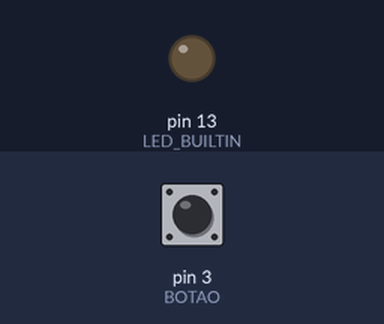
Simulated run of this sketch. Board: Arduino Uno, built with avr-gcc and run on an emulated ATmega328P. Parts: output pins drawn as LEDs (lit = HIGH). The inputs (shaded band) are chosen by the test bench; at power-on: pin 3 (BOTAO) HIGH. EEPROM starts erased.

Above: at 1.2 s.
1.3 s: pin 3 (BOTAO) pulled LOW for 0.15 s
At 2.6 s:
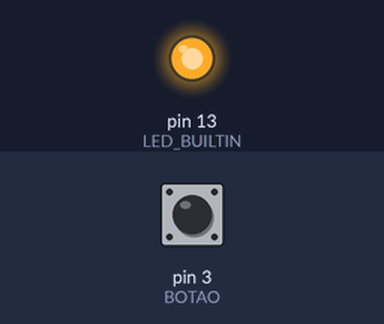
2.9 s: pin 3 (BOTAO) pulled LOW for 3.2 s
At 3.2 s:
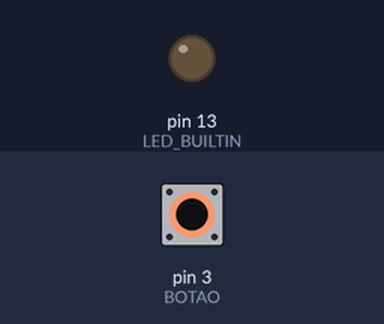
Timing chart, 0 to 7.6 s (numbered marks = the images above; inputs shaded):
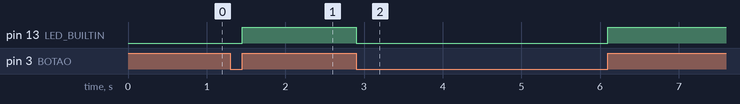

Measured:
- after the input at 1.3 s, pin 13 (LED_BUILTIN): LOW → HIGH after 0.15 s
- after the input at 2.9 s, pin 13 (LED_BUILTIN): HIGH → LOW at once, → HIGH 3.2 s later

The sketch:

EXEMPLO07_EEPROM.ino
```cpp
#include <EEPROM.h>
#define BOTAO 3
#define EEPROM_LED_POS 0
uint8_t ledEstado, botaoEstado;

void setup() {
  //Lê o ultimo estado do led
  ledEstado = EEPROM.read(EEPROM_LED_POS);
  //Inicializo os pinos do botão e do LED
  pinMode(BOTAO, INPUT_PULLUP);
  pinMode(LED_BUILTIN, OUTPUT);
  //Caso o led nao foi inicializado na EEPROM
  //Com o if ternário é facil de verificar
  //Se não foi inicializado retorna 255
  digitalWrite(LED_BUILTIN, ledEstado == HIGH ? HIGH : LOW);
  botaoEstado = digitalRead(BOTAO);
}
void loop() {
  uint8_t botaoEstadoAtual = digitalRead(BOTAO);
  //Detecção de borda do botão
  if (botaoEstadoAtual != botaoEstado) {
    botaoEstado = botaoEstadoAtual;
    //Inversao do estado do led
    ledEstado = !ledEstado;
    //aplico o estado atual no led
    digitalWrite(LED_BUILTIN, ledEstado);
    //Salvo na eeprom o estado atual
    EEPROM.write(EEPROM_LED_POS, ledEstado);
  }
}
```
